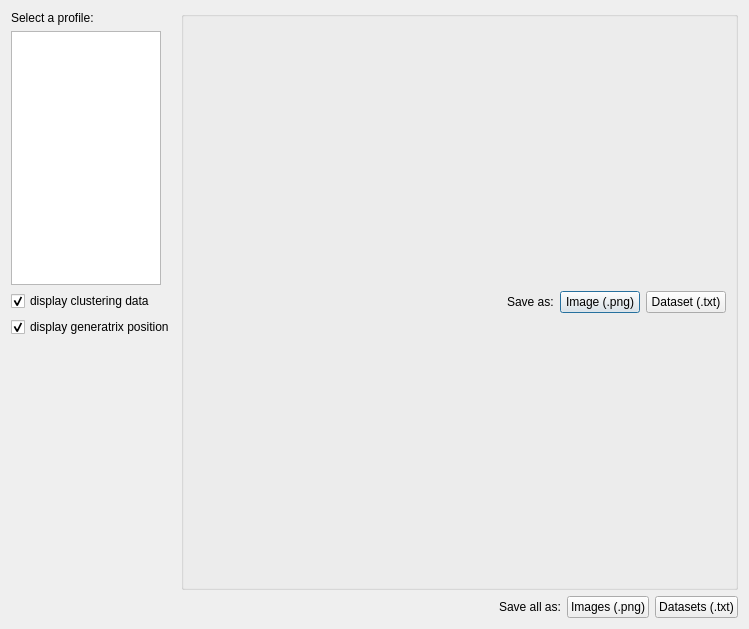
<?xml version="1.0" encoding="UTF-8"?>
<ui version="4.0">
 <class>ATMDisplayProfilesDlg</class>
 <widget class="QDialog" name="ATMDisplayProfilesDlg">
  <property name="geometry">
   <rect>
    <x>0</x>
    <y>0</y>
    <width>749</width>
    <height>629</height>
   </rect>
  </property>
  <property name="windowTitle">
   <string>Segmentation and clustering results</string>
  </property>
  <layout class="QGridLayout" name="gridLayout_3">
   <item row="0" column="0">
    <layout class="QVBoxLayout" name="verticalLayout">
     <item>
      <widget class="QLabel" name="selectProfileLabel">
       <property name="text">
        <string>Select a profile:</string>
       </property>
      </widget>
     </item>
     <item>
      <widget class="QListWidget" name="profileList">
       <property name="maximumSize">
        <size>
         <width>150</width>
         <height>16777215</height>
        </size>
       </property>
      </widget>
     </item>
     <item>
      <widget class="QCheckBox" name="clusterCheckBox">
       <property name="text">
        <string>display clustering data</string>
       </property>
       <property name="checked">
        <bool>true</bool>
       </property>
      </widget>
     </item>
     <item>
      <widget class="QCheckBox" name="genCheckBox">
       <property name="text">
        <string>display generatrix position</string>
       </property>
       <property name="checked">
        <bool>true</bool>
       </property>
      </widget>
     </item>
     <item>
      <spacer name="verticalSpacer">
       <property name="orientation">
        <enum>Qt::Vertical</enum>
       </property>
       <property name="sizeHint" stdset="0">
        <size>
         <width>20</width>
         <height>40</height>
        </size>
       </property>
      </spacer>
     </item>
    </layout>
   </item>
   <item row="0" column="1">
    <widget class="QGroupBox" name="groupBox">
     <property name="title">
      <string/>
     </property>
     <layout class="QGridLayout" name="gridLayout_2">
      <item row="0" column="0">
       <layout class="QGridLayout" name="baseLayout"/>
      </item>
      <item row="1" column="0">
       <layout class="QHBoxLayout" name="horizontalLayout_2">
        <item>
         <spacer name="horizontalSpacer">
          <property name="orientation">
           <enum>Qt::Horizontal</enum>
          </property>
          <property name="sizeHint" stdset="0">
           <size>
            <width>40</width>
            <height>20</height>
           </size>
          </property>
         </spacer>
        </item>
        <item>
         <widget class="QLabel" name="saveAsLabel">
          <property name="text">
           <string>Save as:</string>
          </property>
         </widget>
        </item>
        <item>
         <widget class="QPushButton" name="saveAsImgBtn">
          <property name="text">
           <string>Image (.png)</string>
          </property>
         </widget>
        </item>
        <item>
         <widget class="QPushButton" name="saveAsTxtBtn">
          <property name="text">
           <string>Dataset (.txt)</string>
          </property>
         </widget>
        </item>
       </layout>
      </item>
     </layout>
    </widget>
   </item>
   <item row="1" column="1">
    <layout class="QHBoxLayout" name="horizontalLayout">
     <item>
      <spacer name="horizontalSpacer_2">
       <property name="orientation">
        <enum>Qt::Horizontal</enum>
       </property>
       <property name="sizeHint" stdset="0">
        <size>
         <width>40</width>
         <height>20</height>
        </size>
       </property>
      </spacer>
     </item>
     <item>
      <widget class="QLabel" name="saveAllLabel">
       <property name="text">
        <string>Save all as:</string>
       </property>
      </widget>
     </item>
     <item>
      <widget class="QPushButton" name="saveAllAsImgBtn">
       <property name="text">
        <string>Images (.png)</string>
       </property>
      </widget>
     </item>
     <item>
      <widget class="QPushButton" name="saveAllAsTxtBtn">
       <property name="text">
        <string>Datasets (.txt)</string>
       </property>
      </widget>
     </item>
    </layout>
   </item>
  </layout>
 </widget>
 <resources/>
 <connections/>
</ui>
